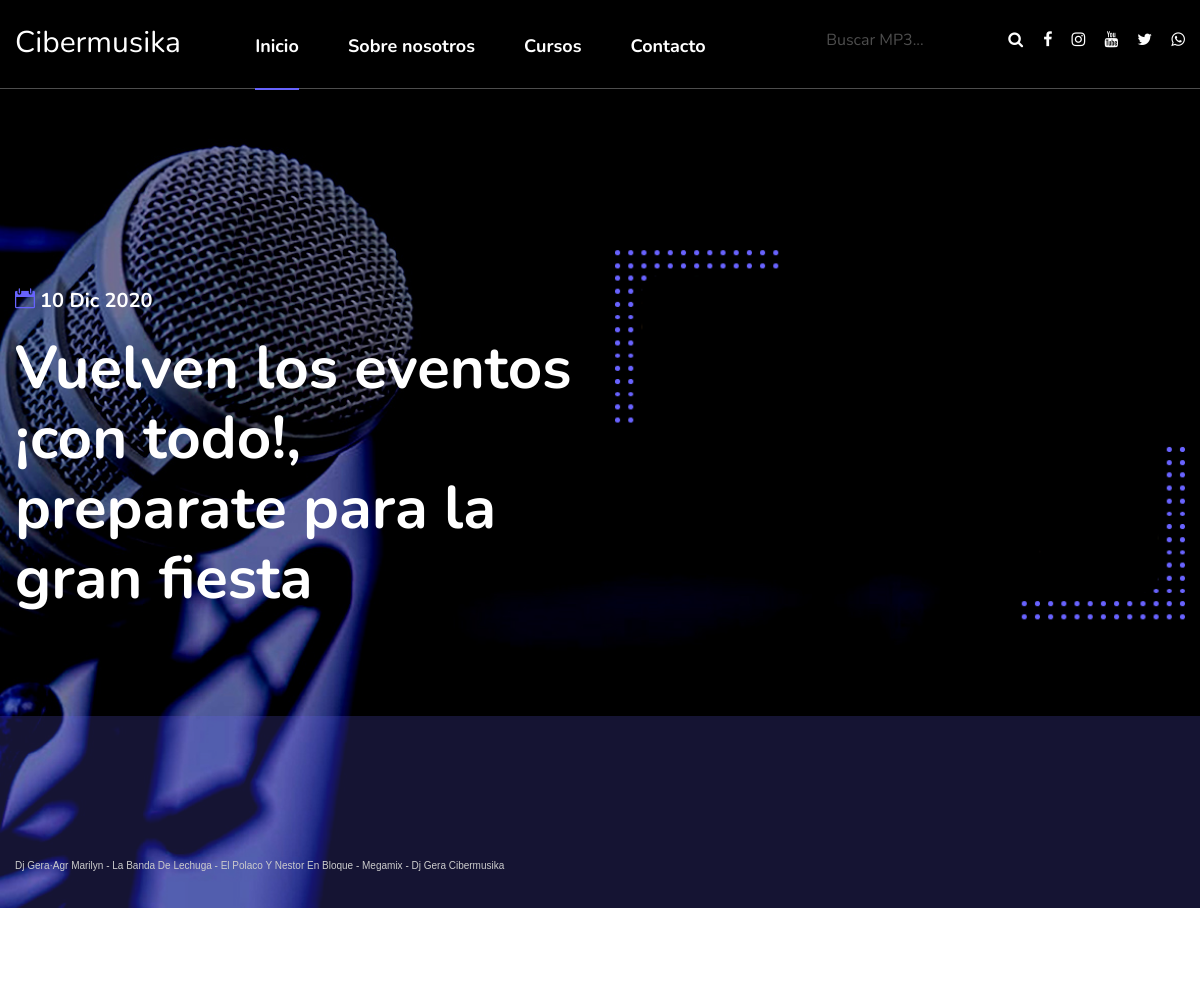
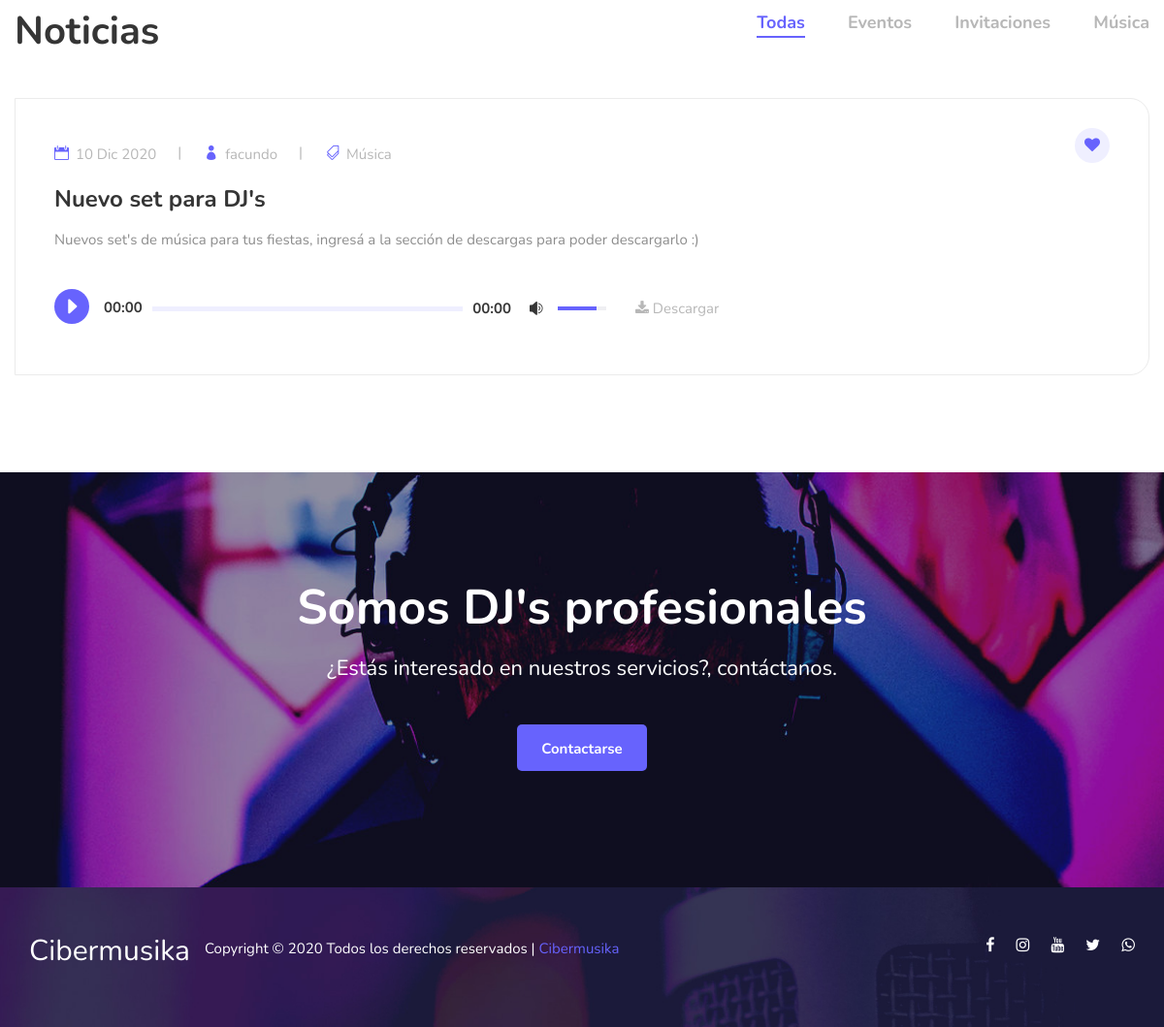
The page / on the database its author committed (2 pictures, top to bottom).
### core/models.py (models this page shows, shortened)
class NoticiaPrincipal(models.Model):
    titulo = models.CharField(max_length=200, verbose_name="Título")
    link_youtube = models.CharField(max_length=400, verbose_name="ID de Youtube")
    created = models.DateTimeField(auto_now_add=True, verbose_name="Fecha de creación")
    updated = models.DateTimeField(auto_now=True, verbose_name="Fecha de edición")
    class Meta:
        ordering = ['-created']
        verbose_name = "Noticia principal"
        verbose_name_plural = "Noticia principal"

class Categoria(models.Model):
    categoria = models.CharField(max_length=100, verbose_name="Categoría")
    def __str__(self):
        return self.categoria

class Noticias(models.Model):
    titulo = models.CharField(max_length=200, verbose_name="Título")
    categoria = models.ForeignKey(Categoria, on_delete=models.CASCADE, verbose_name="Seleccionar categoría")
    descripcion = models.TextField(verbose_name="Descripción")
    audio = models.TextField(verbose_name="Link del MP3")
    uploader = models.ForeignKey(User, on_delete=models.CASCADE)
    created = models.DateTimeField(auto_now_add=True, verbose_name="Fecha de creación")
    updated = models.DateTimeField(auto_now=True, verbose_name="Fecha de edición")
    imagen = models.ImageField(verbose_name="Imagen", null=True, blank=True)
    class Meta:
        ordering = ['-created']
        verbose_name = "Noticias"
        verbose_name_plural = "Noticias"

### core/views.py (the view)
# urls.py: path('', IndexView.as_view(), name="index"),
class IndexView(TemplateView):
    template_name = "core/index.html"
    def get_context_data(self, *args, **kwargs):
        context = super(IndexView, self).get_context_data(**kwargs)
        context['redsocial'] = RedSocial.objects.all().first()
        context['noticiap'] =  NoticiaPrincipal.objects.all().first()
        context['noticias'] = Noticias.objects.all()
        context['categorias'] = Categoria.objects.all()
        return context

### core/processors.py (called while the page is built)
def ctx_dict(request):
    redes = RedSocial.objects.all().first()
    return {'facebook':redes.facebook,
             'twitter':redes.twitter,
             'instagram':redes.instagram,
             'youtube':redes.youtube,
             'whatsapp':redes.whatsapp}

### search/processors.py (called while the page is built)
def ctx_dict(request):
    return {"categorias": Categoria.objects.all()}

### core/templates/core/index.html (shortened to what this page needs)
{% extends 'core/base.html' %}
{% load static %}
{% block hero %}
 <section class="hero spad set-bg" data-setbg="{% static 'core/img/hero/hero-bg.jpg' %}">
    <div class="container">
        <div class="row">
            <div class="col-lg-6">
                <div class="hero__text">
                    <h5><span class="icon_calendar"></span>{{ noticiap.created|date:"d M Y" }}</h5>
                    <h2>{{ noticiap.titulo }}</h2>
                </div>
            </div>
            <div class="col-lg-6">
                <div class="hero__pic set-bg" data-setbg="{% static 'core/img/hero/hero-video.png' %}">
                    <iframe width="560" height="315" src="https://www.youtube.com/embed/{{ noticiap.link_youtube }}" frameborder="0" allow="accelerometer; autoplay; clipboard-write; encrypted-media; gyroscope; picture-in-picture" allowfullscreen></iframe>
                </div>
            </div>
        </div>
    </div>
    <div class="single__track">
        <div class="container">
            <div class="row">
                <div class="col-lg-12">
                    <iframe width="100%" height="100" scrolling="no" frameborder="no" allow="autoplay" src="https://w.soundcloud.com/player/?url=https%3A//api.soundcloud.com/tracks/155590812&color=%23ff5500&auto_play=false&hide_related=false&show_comments=true&show_user=true&show_reposts=false&show_teaser=true"></iframe><div class="d-flex" style="font-size: 10px; color: #cccccc;line-break: anywhere;word-break: normal;overflow: hidden;white-space: nowrap;text-overflow: ellipsis; font-family: Interstate,Lucida Grande,Lucida Sans Unicode,Lucida Sans,Garuda,Verdana,Tahoma,sans-serif;font-weight: 100;"><a href="https://soundcloud.com/djgera-cibermusika" title="Dj Gera" target="_blank" style="color: #cccccc; text-decoration: none;">Dj Gera</a> · <a href="https://soundcloud.com/djgera-cibermusika/agrupacion-marilyn-la-banda-de-lechuga-el-polaco-y-nestor-en-bloque-megamix-dj-gera-cibermusika" title="Agr Marilyn - La Banda De Lechuga - El Polaco Y Nestor En Bloque - Megamix - Dj Gera Cibermusika" target="_blank" style="color: #cccccc; text-decoration: none;">Agr Marilyn - La Banda De Lechuga - El Polaco Y Nestor En Bloque - Megamix - Dj Gera Cibermusika</a></div>
                </div>
            </div>
        </div>
    </div>
</section>
{% endblock %}
{% block podcast %}
<section class="podcast spad">
    <div class="container">
        <div class="podcast__top">
            <div class="row">
                <div class="col-lg-5 col-md-5">
                    <h2>Noticias</h2>
                </div>
                <div class="col-lg-7 col-md-7">
                    <ul class="filter__controls">
                        <li class="active" data-filter="*">Todas</li>
                        {% for categoria in categorias %}
                        <li data-filter=".{{ categoria }}">{{ categoria }}</li>
                        {% endfor %}
                    </ul>
                </div>
            </div>
        </div>
        <div class="row podcast-filter">
            {% for noticia in noticias %}
            <div class="col-lg-12 mix {{ noticia.categoria }}">
                <div class="podcast__item">
                    <div class="podcast__item__text">
                        <a href="#" class="heart-icon"><i class="fa fa-heart"></i></a>
                        <ul>
                            <li><span class="icon_calendar"></span> {{ noticia.created|date:"d M Y" }} </li>
                            <li><span class="icon_profile"></span> {{ noticia.uploader }} </li>
                            <li><span class="icon_tags_alt"></span> {{ noticia.categoria }} </li>
                        </ul>
                        <h4>{{ noticia.titulo }}</h4>
                        <p>{{ noticia.descripcion }}</p>
                        <div class="track__option">
                            <div class="jp-audio jp_container-1" role="application" aria-label="media player">
                                <div class="jp-gui jp-interface">
                                    <div class="player_controls_box">
                                        <button class="jp-play player_button" tabindex="0"></button>
                                    </div>
                                    <div class="player_bars">
                                        <div class="jp-progress">
                                            <div class="jp-seek-bar">
                                                <div>
                                                    <div class="jp-play-bar">
                                                        <div class="jp-current-time" role="timer" aria-label="time">
                                                        </div>
                                                    </div>
                                                </div>
                                            </div>
                                        </div>
                                        <div class="jp-duration ml-auto" role="timer" aria-label="duration">00:00
                                        </div>
                                    </div>
                                    <div class="jp-volume-controls">
                                        <button class="jp-mute" tabindex="0"><span
                                                class="icon_volume-high"></span></button>
                                        <div class="jp-volume-bar">
                                            <div class="jp-volume-bar-value" style="width: 0%;"></div>
                                        </div>
                                    </div>
                                </div>
                                <div class="jp-btns">
                                    <a href="{{ noticia.audio }}"><i class="fa fa-download"></i> Descargar</a>
                                </div>
                            </div>
                        </div>
                    </div>
                </div>
            </div>
            {% endfor %}
        </div>
    </div>
</section>
{% endblock %}
{% block cta %}
    <section class="callto spad set-bg" data-setbg="{% static 'core/img/call-bg.jpg' %}">
        <div class="container">
            <div class="row">
                <div class="col-lg-12">
                    <div class="callto__text">
                        <h2>Somos DJ's profesionales</h2>
                        <p>¿Estás interesado en nuestros servicios?, contáctanos.</p>
                        <a href="https://www.{{ whatsapp }}" target="{{ whatsapp }}" class="primary-btn">Contactarse</a>
                    </div>
                </div>
            </div>
        </div>
    </section>
{% endblock %}

### core/templates/core/base.html (shortened to what this page needs)
<!DOCTYPE html>
<html lang="zxx">
{% load static %}
<head>
    <link rel="stylesheet" href="{% static 'core/css/bootstrap.min.css' %}" type="text/css">
    <link rel="stylesheet" href="{% static 'core/css/font-awesome.min.css' %}" type="text/css">
    <link rel="stylesheet" href="{% static 'core/css/elegant-icons.css' %}" type="text/css">
    <link rel="stylesheet" href="{% static 'core/css/magnific-popup.css' %}" type="text/css">
    <link rel="stylesheet" href="{% static 'core/css/owl.carousel.min.css' %}" type="text/css">
    <link rel="stylesheet" href="{% static 'core/css/slicknav.min.css' %}" type="text/css">
    <link rel="stylesheet" href="{% static 'core/css/style.css' %}" type="text/css">
</head>
<body>
<header class="header">
    <div class="container-fluid">
        <div class="row">
            <div class="col-lg-8">
                <div class="header__logo">
                    <a href="{% url 'index' %}" style="color:white"><h3 style="color:white">Cibermusika</h3></a>
                </div>
                <nav class="header__menu mobile-menu">
                    <ul>
                        <li {% if request.get_full_path == '/' %}class="active" {% endif %}><a href="{% url 'index' %}">Inicio</a></li>
                        <li {% if request.get_full_path == '/about/' %}class="active" {% endif %}><a href="{% url 'about' %}">Sobre nosotros</a></li>
                        <li {% if request.get_full_path == '/cursos/' %}class="active" {% endif %}><a href="{% url 'courses' %}">Cursos</a></li>
                        <li {% if request.get_full_path == '/contacto/' %}class="active" {% endif %}><a href="{% url 'contact' %}">Contacto</a></li>
                    </ul>
                </nav>
            </div>
            <div class="col-lg-4">
                <div class="header__right">
                    <div class="header__right__search">
                        <form action="{% url 'search' %}" method="GET">
                            <input type="text" id="cancion" name="cancion" placeholder="Buscar MP3...">
                            <button type="submit"><i class="fa fa-search"></i></button>
                        </form>
                    </div>
                    <div class="header__right__social">
                        <a href="{{ facebook }}"><i class="fa fa-facebook"></i></a>
                        <a href="{{ instagram }}"><i class="fa fa-instagram"></i></a>
                        <a href="{{ youtube }}"><i class="fa fa-youtube"></i></a>
                        <a href="{{ twitter }}"><i class="fa fa-twitter"></i></a>
                        <a href="https://www.{{ whatsapp }}"><i class="fa fa-whatsapp"></i></a>
                    </div>
                </div>
            </div>
        </div>
    </div>
</header>
    {% block hero %}{% endblock %}
    {% block podcast %}{% endblock %}
    {% block cta %}{% endblock %}
    <footer class="footer set-bg" data-setbg="{% static 'core/img/footer-bg.jpg' %}">
        <div class="container">
            <br><br>
            <div class="row">
                <div class="col-lg-9 col-md-9">
                    <div class="footer__widget">
                        <div class="footer__logo">
                            <a href="#"><h3 style="color:white">Cibermusika</h1></a>
                        </div>
                        <p class="footer__copyright__text">Copyright ©
                             Todos los derechos reservados | <a href="https://www.cibermusika.com" target="_blank">Cibermusika</a>
                        </p>
                    </div>
                </div>
                <div class="col-lg-3 col-md-3">
                    <div class="footer__social">
                        <a href="{{ facebook }}"><i class="fa fa-facebook"></i></a>
                        <a href="{{ instagram }}"><i class="fa fa-instagram"></i></a>
                        <a href="{{ youtube }}"><i class="fa fa-youtube"></i></a>
                        <a href="{{ twitter }}"><i class="fa fa-twitter"></i></a>
                        <a href="https://www.{{ whatsapp }}"><i class="fa fa-whatsapp"></i></a>
                    </div>
                </div>
            </div>
        </div>
    </footer>
</body>
</html>

### rows shown on the page
NoticiaPrincipal: created "10 Dic 2020", titulo "Vuelven los eventos ¡con todo!, preparate para la gran fiesta"
Categoria: categoria "Eventos"
Categoria: categoria "Invitaciones"
Categoria: categoria "Música"
Noticias: created "10 Dic 2020", uploader "facundo", categoria "Música", titulo "Nuevo set para DJ's", descripcion "Nuevos set's de música para tus fiestas, ingresá a la sección de descargas para poder descargarlo :)"
